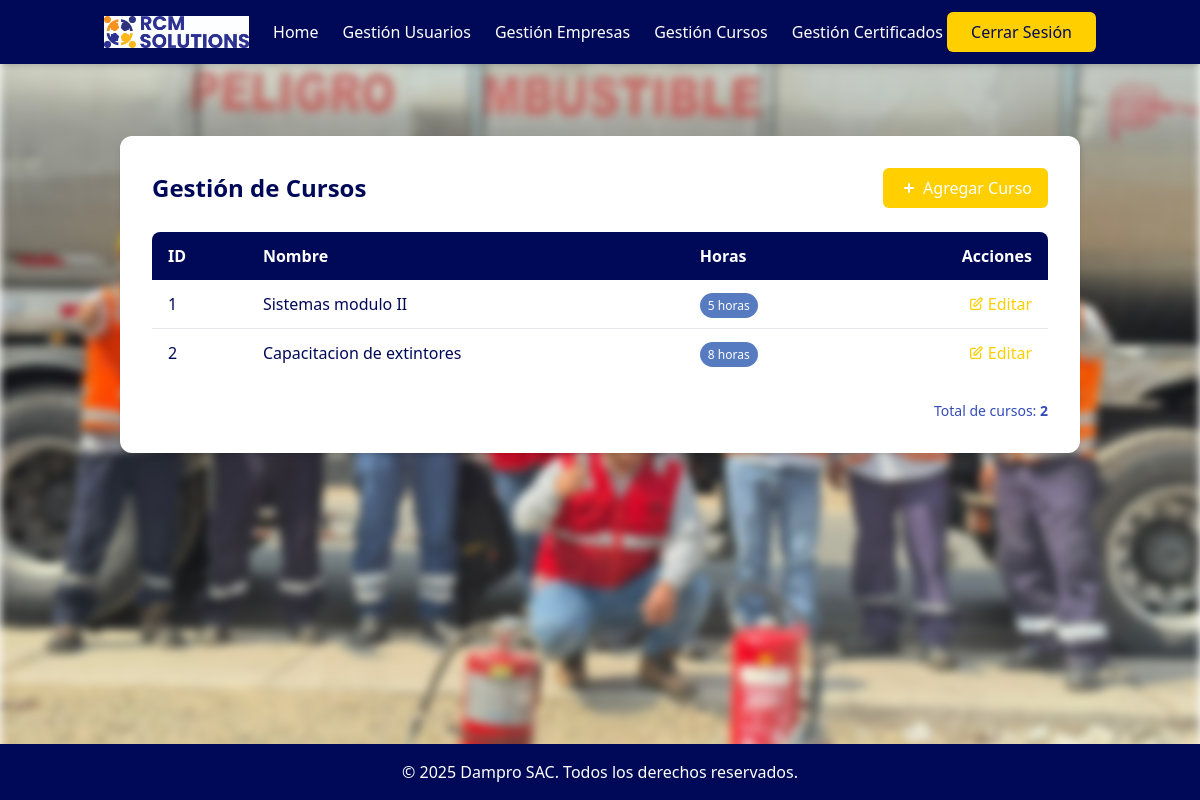
The page /dashboard/cursos/ (signed in) on the database its author committed.
### system/models.py (models this page shows)
class Course(models.Model):
    name = models.CharField(max_length=200)
    course_hours = models.PositiveIntegerField()

### system/views.py (the view)
# urls.py: path('dashboard/cursos/', views.gestion_cursos,  name='gestion_cursos'),
@login_required
def gestion_cursos(request):
    cursos = Course.objects.all()
    return render(request, 'system/gestion_cursos.html', {
        'cursos': cursos
    })

### system/views.py (called while the page is built)
def login_required(view_func):
    @wraps(view_func)
    def wrapped_view(request, *args, **kwargs):
        if not request.session.get('user_id'):
            return redirect('system:login')
        return view_func(request, *args, **kwargs)
    return wrapped_view

### system/templates/system/gestion_cursos.html (shortened to what this page needs)
{% extends 'system/base_logged.html' %}
{% block content %}
<section class="gestion-cursos py-12">
  <div class="container mx-auto px-4">
    <div class="bg-rcm-white rounded-xl shadow-md p-8 max-w-6xl mx-auto">
      <div class="flex justify-between items-center mb-6">
        <h1 class="text-2xl font-bold text-rcm-navy">Gestión de Cursos</h1>
        <a href="{% url 'system:add_curso' %}" class="bg-rcm-gold text-rcm-white py-2 px-4 rounded-md font-medium hover:bg-opacity-90 transition-colors flex items-center">
          <svg xmlns="http://www.w3.org/2000/svg" class="h-5 w-5 mr-1" viewBox="0 0 20 20" fill="currentColor">
            <path fill-rule="evenodd" d="M10 5a1 1 0 011 1v3h3a1 1 0 110 2h-3v3a1 1 0 11-2 0v-3H6a1 1 0 110-2h3V6a1 1 0 011-1z" clip-rule="evenodd" />
          </svg>
          Agregar Curso
        </a>
      </div>
      <div class="overflow-x-auto">
        <table class="min-w-full bg-rcm-white">
          <thead>
            <tr class="bg-rcm-navy text-rcm-white">
              <th class="py-3 px-4 text-left font-semibold rounded-tl-lg">ID</th>
              <th class="py-3 px-4 text-left font-semibold">Nombre</th>
              <th class="py-3 px-4 text-left font-semibold">Horas</th>
              <th class="py-3 px-4 text-right font-semibold rounded-tr-lg">Acciones</th>
            </tr>
          </thead>
          <tbody class="divide-y divide-gray-200">
            {% for c in cursos %}
            <tr class="hover:bg-rcm-blue-light/10 transition-colors">
              <td class="py-3 px-4 text-rcm-navy">{{ c.id }}</td>
              <td class="py-3 px-4 text-rcm-navy font-medium">{{ c.name }}</td>
              <td class="py-3 px-4">
                <span class="px-2 py-1 text-xs rounded-full bg-rcm-blue-light text-rcm-white">
                  {{ c.course_hours }} horas
                </span>
              </td>
              <td class="py-3 px-4 text-right">
                <a href="{% url 'system:edit_curso' c.id %}" class="text-rcm-gold hover:underline font-medium flex items-center justify-end">
                  <svg xmlns="http://www.w3.org/2000/svg" class="h-4 w-4 mr-1" fill="none" viewBox="0 0 24 24" stroke="currentColor">
                    <path stroke-linecap="round" stroke-linejoin="round" stroke-width="2" d="M11 5H6a2 2 0 00-2 2v11a2 2 0 002 2h11a2 2 0 002-2v-5m-1.414-9.414a2 2 0 112.828 2.828L11.828 15H9v-2.828l8.586-8.586z" />
                  </svg>
                  Editar
                </a>
              </td>
            </tr>
            {% empty %}
            <tr>
              <td colspan="4" class="py-8 text-center text-rcm-blue-medium italic">No hay cursos registrados.</td>
            </tr>
            {% endfor %}
          </tbody>
        </table>
      </div>
      <div class="mt-6 flex justify-end">
        <div class="text-sm text-rcm-blue-medium">
          Total de cursos: <span class="font-semibold">{{ cursos|length }}</span>
        </div>
      </div>
    </div>
  </div>
</section>
{% endblock %}

### rows shown on the page
Course: id "1", name "Sistemas modulo II", course_hours "5"
Course: id "2", name "Capacitacion de extintores", course_hours "8"

### other values the page prints
{{ cursos|length }} "2"
